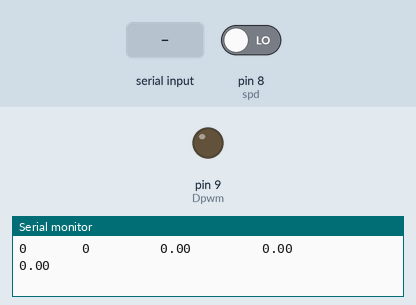
Recording of a sketch running on a simulated Arduino Uno, built with avr-gcc and run on an emulated ATmega328P. Parts: output pins drawn as LEDs (lit = HIGH), the last lines printed to the serial monitor. The inputs (shaded band) are chosen by the test bench; at power-on: pin 8 (spd) LOW.

Above: at 6.2 s.
6.3 s: "90,45\n" received over Serial
At 7.9 s:
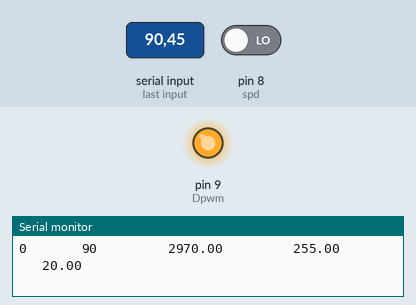
9.3 s: "0\n" received over Serial
At 10.7 s:
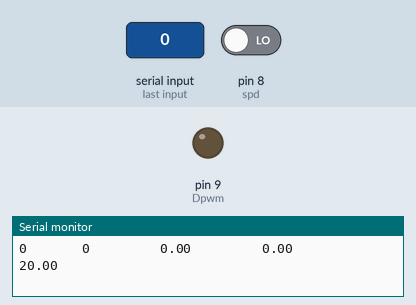
12.3 s: "30,150\n" received over Serial
At 12.5 s:
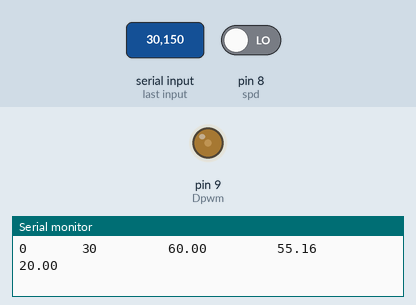
Timing chart, 0 to 16.0 s (numbered marks = the images above; inputs shaded):
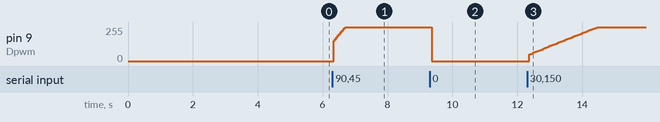

The sketch:

PID_User_20ms.ino
```cpp
int potpin = A0;
int actual;
int last;
String inputString = "";
boolean stringComplete = false;
boolean a = true;
boolean b = true;
boolean c = true;
//int set[2];
int setpoint;
unsigned long tslr = 0;
int interval_one = 20;
int spd = 8;
int Dpwm = 9;
int Dpin = 7;
float e;
float I;
float P;
float D;
float integral = 0;
float Kp = 1.69; //0.003295;
float Ki = 0.1488; //0.069;
float Kd = 0.031;
float drive;
float drive1;
float derivative;
void setup()
{
  Serial.begin(9600);
  inputString.reserve(200);
  pinMode(spd, INPUT);
  //pinMode(Dpwm, OUTPUT);
  delay(5000);
}

void loop() {

  serialEvent();
  if (stringComplete)
  {
    int z = inputString.toInt();
    setpoint = z;
    if (setpoint > 150 || setpoint < 0)
    {
      setpoint = 150;
    }
    inputString = "";
    stringComplete = false;
    a = false;
    c = true;
  }
  int count = 0;
  tslr = millis();
  if (a == false) {
    while ( millis() - tslr < 20)
    {
      if (digitalRead(spd) == HIGH)
      {
        count ++;
        while (digitalRead(spd) == HIGH);
      }
    }


    actual = count * 2.5;
    e = setpoint - actual;
    //integral = integral + e;
    P = e * Kp;
    I = integral * Ki;
    D = (last - actual) * Kd;
    drive = (P + I + D); //*(255./11100.);
    integral = integral + e;
    if ((drive) > 255)
    {
      drive = 255;
      //integral = 600.00 ; //2600.00;
    }

    if ((drive) < 0)
    {
      drive = 0;
      integral = 0;
    }

    if ((setpoint) == 0) {
      drive = 0;
      integral = 0;
    }
    analogWrite(Dpwm, drive);
  }
  last = actual;
  float t2 = millis() - tslr;

  // analogWrite(Dpwm, drive);
  //Serial.print("  \t\t\t ");
  Serial.print(actual);
  Serial.print("\t\t\t ");
  Serial.print(setpoint);
  Serial.print("  \t\t\t ");
  Serial.print(integral);
  Serial.print("  \t\t\t ");
  Serial.print(drive);
  Serial.print("  \t\t\t ");
  Serial.println(t2);
  //  Serial.print("  \t\t\t ");
  //  Serial.println(drive1);
}

void serialEvent() {
  while (Serial.available()) {
    // get the new byte:
    char inChar = (char)Serial.read();
    // add it to the inputString:
    inputString += inChar;
    // if the incoming character is a newline, set a flag
    // so the main loop can do something about it:
    if (inChar == '\n') {
      stringComplete = true;
    }
    // stringComplete = true;

  }
}
```

Measured:
- after the input at 6.3 s, pin 9 (Dpwm): moves from 0/255 to 255/255 over 0.36 s, starting at once
- after the input at 9.3 s, pin 9 (Dpwm): 255/255 → 0/255 after 0.07 s
- after the input at 12.3 s, pin 9 (Dpwm): moves from 0/255 to 255/255 over 2.1 s, starting after 0.07 s
